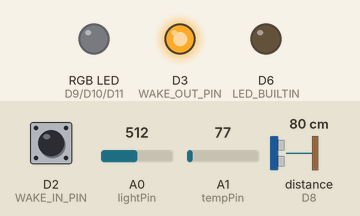
The sketch below on a simulated Arduino MKR. Shown: an RGB LED mixed from three pins (HIGH = lit), output pins drawn as LEDs (lit = HIGH). Wiring (inferred from the names in the program): ultrasonic range finder: trigger D12; echo D8. The test bench sets the inputs (shaded band); at power-on: distance to the obstacle (sensor on D8) 80 cm, A0 (lightPin) = 512, D2 (WAKE_IN_PIN) HIGH, A1 (tempPin) = 77 (analog values on the 0–1023 scale). The echo pulse lasts 58.3 µs per cm; dim RGB values are drawn brighter than linear; pins used as bus, display or sensor lines are not drawn.

Above: at 5.8 s.
5.9 s: distance to the obstacle (sensor on D8) set to 4 cm
11.9 s: distance to the obstacle (sensor on D8) set to 2 cm
At 16.4 s:
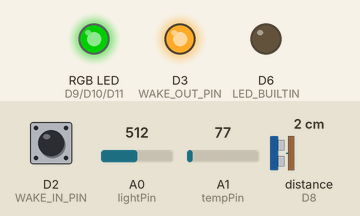
17.9 s: A0 (lightPin) set to 716
At 19.3 s:
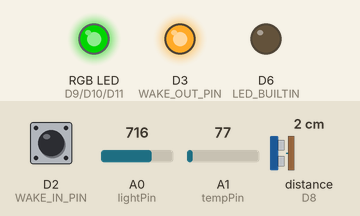
23.9 s: A0 (lightPin) set to 122
At 24.8 s:
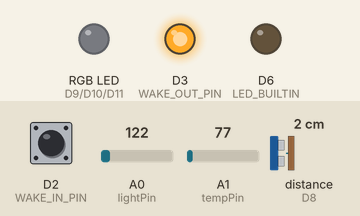
29.9 s: A0 (lightPin) set to 176
35.9 s: A0 (lightPin) set to 200
At 40.0 s:
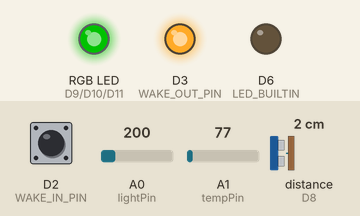
Timing chart, 0 to 41.5 s (numbered marks = the images above; inputs shaded):
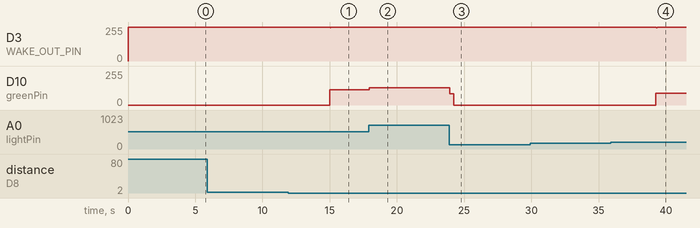

Measured:
- the behaviour switches between 3 and 2 cm on distance to the obstacle (sensor on D8) (found by bisection; images 0 and 1)
- the behaviour switches between 191 and 192 on A0 (lightPin) (found by bisection; images 3 and 4)
- after the input at 11.9 s, D3 (WAKE_OUT_PIN): 255/255 → 249/255 after 3.1 s, → 255/255 0.04 s later; D10 (greenPin): 0/255 → 114/255 after 3.1 s
- after the input at 17.9 s, D10 (greenPin): 114/255 → 130/255 at once
- after the input at 23.9 s, D10 (greenPin): 130/255 → 83/255 at once, → 0/255 0.30 s later
- after the input at 35.9 s, D3 (WAKE_OUT_PIN): 255/255 → 249/255 after 3.4 s, → 255/255 0.04 s later; D10 (greenPin): 0/255 → 89/255 after 3.4 s

The sketch:

Initial_SINGLENODE.ino
```cpp
/*-------------------------------------------------------------Libraries----------------------------------------------------------------------------------------------------*/

#include <ArduinoLowPower.h>

/*------------------------------------------LED/SENSOR Definitions & Variables----------------------------------------------------------------------------------------------*/
//RBG PINS and initalized color values
#define redPin 9
#define greenPin 10
#define bluePin 11
#define baseR 0
#define baseG 4095
#define baseB 0

//ULTRASONIC PINS/VARIABLES
#define trigPin 12
#define echoPin 8
#define MINDIST 0 //centimeters, hardcoded test values for prototype's sake
#define MAXDIST 10.0 //centimeters, hardcoded test values for prototype's sake

//PHOTORESISTOR PINS/VARIABLES
#define lightPin A0 //implicitly INPUT pin
int lightLevelADC = 0;
#define MINLIGHT .3 //hardcoded test values for prototype's sake
#define MAXLIGHT 4.5 //hardcoded test values for prototype's sake

//THERMISTOR PINS/VARIABLES
#define tempPin A1 //implicitly INPUT pin
int temperatureADC = 0;
#define MINTEMP 2.6 //hardcoded test values for prototype's sake
#define MAXTEMP 3.0 //hardcoded test values for prototype's sake

//sensor reading and normalization variables
struct sensorData{
  float distance;
  float lightLevel;
  float temperature;
};

sensorData currentData;

float distNorm;
float lightNorm;
float tempNorm;
#define distWeight .4 //adjust based on surrounding environment
#define lightWeight .4 //adjust based on surrounding environment
#define tempWeight .2 //adjust based on surrounding environment

/*-----------------------------------Sleep/State & Communication Definitions & Variables------------------------------------------------------------------------------------*/
//Sleep Mode VARIABLES
#define WAKEAVG_THRESHOLD .35
#define SLEEP_INTERVAL 5000
#define SLEEP_DELAY 300
#define WAKE_IN_PIN 2 //external interupt pin
#define WAKE_OUT_PIN 3 //send interrupts to neighbors
volatile boolean wakeFlag = false; //flag

//State variables
unsigned long belowThresholdStart = 0; //first low reading time
boolean SLEEP = true; //current state flag, initialized to true so the nodes default to an inactive state
float normalizedAvg; //final brightness variable
float localAvg; //local belief
float peerAvg; //peer belief
#define HIGH_COMMS_THRESHOLD .8 //value where very high readings from peers are weighed heavier in final state calculation
#define LOW_COMMS_THRESHOLD .2 //value where very low readings from peers are weighed lighter in final state calculation
#define EXTREME_COMMS_WEIGHT .75 //weight for peer belief when communicated value is extreme
#define GENERAL_COMMS_WEIGHT .5 //weight for peer belief for majority cases


//COMMUNICATION PINS/VARIABLES
#define START_BYTE 0xAA //byte to confirm communication is starting
#define AUTH_ID1 1 //the id of the prior node, must be changed per board
#define AUTH_ID2 3 //the id of the after node, must be changed per board
#define NODE_ID 2
volatile boolean newPacket = false;
boolean peerActive = false;

struct Packet{

  //this represents the on/off state of the node
  int currentState;

  //this represents the brightness of the node
  float LEDbrightness;

  //this represents the color of the node (work in progress)
  int RLEDcolor;
  int GLEDcolor;
  int BLEDcolor;
};

Packet rxPacket = {0, 0.00f, 0, 0, 0}; //this is the general format of the packet
Packet txPacket = {0, 0.00f, 0, 0, 0}; //this is the general format of the packet

/*---------------------------------------------------------Setup------------------------------------------------------------------------------------------------------------*/
void setup() {

  //communication intializations
  Serial1.begin(9600); //going to use a UART bus, since NANO 33 boards have just 1 set of RX/TX pins

  //LED/Sensor pins
  pinMode(redPin, OUTPUT);
  pinMode(greenPin, OUTPUT);
  pinMode(bluePin, OUTPUT);
  pinMode(trigPin, OUTPUT);
  pinMode(echoPin, INPUT);

  //disable on-board LED for power saving
  pinMode(LED_BUILTIN, OUTPUT);
  digitalWrite(LED_BUILTIN, LOW);

  //PWM initialization for LED brightness
  analogWriteResolution(12); //shouldn't really need but can be extra safe here
  analogReadResolution(12);

  //External Interrupt
  pinMode(WAKE_IN_PIN, INPUT_PULLUP);
  pinMode(WAKE_OUT_PIN, OUTPUT);
  attachInterrupt(digitalPinToInterrupt(WAKE_IN_PIN), wakeISR, FALLING);

}

/*------------------------------------------------------Sensor Readings & Local Belief--------------------------------------------------------------------------------------*/
/*Reads the ultrasonic sensor and converts the time of the pulse to distance of the object*/
float getDistanceCM() {

  // Insurance for clean trigger
  digitalWrite(trigPin, LOW);
  delayMicroseconds(2);

  // Trigger ultrasonic reading
  digitalWrite(trigPin, HIGH);
  delayMicroseconds(10);
  digitalWrite(trigPin, LOW);

  //Read echo pulse
  long duration = pulseIn(echoPin, HIGH, 580); // 580 microseconds timeout for ~10 CM range, this IS blocking, but for prototyping purposes I don't think it matters that much

  if (duration == 0) {

    return MAXDIST + 1; // no echo detected, no object seen in the sensors range

  }

  //math converting speed of sound in air (at room temperature, for more advanced stuff could have this value adjust based on temperature reading), to CM
  //CHATGPT sourced
  return (duration * 0.0343) / 2.0;

}

/*Reads photoresistor's voltage*/
float getLightLevel(){

  lightLevelADC = analogRead(lightPin);
  float lightLevelReading = lightLevelADC * (3.3/4095.0);
  return lightLevelReading;

}

/*Reads thermistor's voltage*/
float getTemperature(){

  temperatureADC = analogRead(tempPin);
  float temperatureReading = temperatureADC * (3.3/4095.0);
  return temperatureReading;

}

/*Read current time in millis*/
unsigned long getTime(){

  return millis();

}

float readSensors(){

  //read in measurements
  currentData.distance = getDistanceCM();
  currentData.lightLevel = getLightLevel();
  currentData.temperature = getTemperature();

  //normallize readings into one number scale
  distNorm = constrain((MAXDIST - currentData.distance) / (MAXDIST - MINDIST), 0.0, 1.0);
  lightNorm = constrain((currentData.lightLevel - MINLIGHT) / (MAXLIGHT - MINLIGHT), 0.0, 1.0);
  tempNorm = constrain((currentData.temperature - MINTEMP) / (MAXTEMP - MINTEMP), 0.0, 1.0);

  /*Once we have the normalized values, we can combine and adjust LED brightness accordingly, using  a
  weighted average of the readings, weights are adjustable based on conditions (maybe dynamically adjustable down the line?)*/
  localAvg = ( (distWeight * distNorm) + (lightWeight * lightNorm) + (tempWeight * tempNorm) );

  return localAvg;

}

/*---------------------------------------------Peer Belief & State Change---------------------------------------------------------------------------------------------------*/


/*use the packet information to generate a normalized value for the peer belief as well*/
float getBelief(){

  //check the value of the communicating node's state
  if(rxPacket.LEDbrightness > HIGH_COMMS_THRESHOLD || rxPacket.LEDbrightness < LOW_COMMS_THRESHOLD){

    peerAvg = (rxPacket.LEDbrightness * EXTREME_COMMS_WEIGHT);
    return peerAvg;

  }
  else{

    peerAvg = (rxPacket.LEDbrightness * GENERAL_COMMS_WEIGHT);
    return peerAvg;

  }

}

//create final state
void updateState(){

  //all weighing should be done prior to this...
  if(peerActive){

    normalizedAvg = (peerAvg + localAvg) / 2;

  }
  else{

    normalizedAvg = localAvg;

  }

  //shouldn't be needed but just to be sure
  normalizedAvg = constrain(normalizedAvg, 0.0, 1.0);

}

/*-------------------------------------------------------------Communication------------------------------------------------------------------------------------------------*/
void sendPacket(Packet p){

  //give neighbor a second to wake after interrupt sent
  digitalWrite(WAKE_OUT_PIN, LOW);
  delayMicroseconds(300);
  digitalWrite(WAKE_OUT_PIN, HIGH);

  //indicate communication needs to start
  Serial1.write(START_BYTE);

  //communicate the expected packet size
  Serial1.write(sizeof(Packet));

  //for identifying who sent the packet --> NODE_ID def up top has to be updated when uploading to each board
  Serial1.write(NODE_ID);

  //the actual packet data
  Serial1.write((uint8_t*)&p, sizeof(Packet));

  //checksum for verification/security
  uint8_t checksum = 0;
  uint8_t* bytes = (uint8_t*)&p;
  for(int i = 0; i < sizeof(Packet); i++){

    //using a XOR
    checksum ^= bytes[i];

  }

  //send the checksum
  Serial1.write(checksum);

}

//parses through a recieved packet
void checkPacket(){

  //variables for what the packet should include
  static uint8_t state = 0;
  static uint8_t length;
  static uint8_t senderID;
  static uint8_t buf[sizeof(Packet)];
  static int index = 0;
  static uint8_t checksum = 0;

  //if there is a packet in the bus
  while(Serial1.available()){

    //read in the next byte of the packet
    uint8_t byte = Serial1.read();

    switch (state){

      //starting byte
      case 0:
        if(byte == START_BYTE){

          state = 1;

        }
        break;

      //length section
      case 1:
        length = byte;
        if(length != sizeof(Packet)){

          //packet is the wrong size
          state = 0;

        }
        else{

          index = 0;
          checksum = 0;
          state = 2;

        }
        break;

      //id section
      case 2:
        senderID = byte;
        state = 3;
        break;

      //data itself
      case 3:
        buf[index++] = byte;
        checksum ^= byte;

        if(index >= length){

          //whole dataset recieved
          state = 4;

        }
        break;

      //checksum section
      case 4:
        if(byte == checksum && (senderID == AUTH_ID1 || senderID == AUTH_ID2)){

          //successfully read
          memcpy(&rxPacket, buf, sizeof(Packet));
          newPacket = true;

        }

        //reset
        state = 0;
        index = 0;
        checksum = 0;
        break;
    }
  }
}

/*-------------------------------------------------------------------Housekeeping-------------------------------------------------------------------------------------------*/
void sleepLED(){

  //explictily disable LED
  analogWrite(redPin, 0);
  analogWrite(greenPin, 0);
  analogWrite(bluePin, 0);

}

void wakeISR(){

  //update the wake flag, the board has been woken from UART
  wakeFlag = true;

}

/*----------------------------------------------------------------------Loop------------------------------------------------------------------------------------------------*/
void loop() {

  //insurance for peerAvg to not mess up local belief too bad
  peerAvg = 0;

  //check for neighbor communication
  checkPacket();

  //check if there is a new packet to recieve
  if(newPacket){
    //generate a belief of peer state
    if(rxPacket.currentState == 0){

      peerActive = false;
      peerAvg = 0;

    }
    else{

      peerActive = true;
      peerAvg = getBelief();

    }

    //reset the flag
    newPacket = false;

  }

  //read the sensors, generate a local belief of state
  localAvg = readSensors();

  //update the state
  updateState();

  //FSM
  if(SLEEP){

    //store the current communicated state
    txPacket.currentState = 0;

    //disable the LED explicitly
    sleepLED();

    //if the local sensors meet the threshold
    if(normalizedAvg > WAKEAVG_THRESHOLD){

      //update the current state
      txPacket.currentState = 1;

      //configure the current brightness
      txPacket.LEDbrightness = localAvg;

      //communicate to neighbors
      sendPacket(txPacket);

      //update sleep flag
      SLEEP = false;

    }
    else{

      //send a 'going to sleep' packet to avoid old states from playing a large impact on local belief of other nodes
      txPacket.currentState = 0;
      txPacket.LEDbrightness = 0.0f;
      sendPacket(txPacket);

      //go back to sleep
      LowPower.sleep(SLEEP_INTERVAL);

      if(wakeFlag){

        wakeFlag = false;
        checkPacket();

      }

      return;

    }
  }

  //node is active, check to see if it should be inactive
  if(localAvg <= WAKEAVG_THRESHOLD){

    //check for multiple lows, don't want super sensitive node
    if(belowThresholdStart == 0){

      //store time of first low
      belowThresholdStart = getTime();

    }
    //if its been long enough and the reading is still low, go back to sleep
    else if(getTime() - belowThresholdStart >= SLEEP_DELAY){

      //update the sleep flag
      SLEEP = true;

      //reset the threshold check
      belowThresholdStart = 0;

      //update current state
      txPacket.currentState = 0;

      //turn off the LED
      sleepLED();
      return;

    }
  }
  //reading was high
  else{

    //reset the low timer
    belowThresholdStart = 0;

  }

  //update stored packet state
  txPacket.currentState = 1;

  //update the stored brightness
  txPacket.LEDbrightness = normalizedAvg;

  //update the stored color, kind of a placeholder as well for now
  txPacket.RLEDcolor = baseR;
  txPacket.GLEDcolor = baseG;
  txPacket.BLEDcolor = baseB;

  //communicate with neighbors
  sendPacket(txPacket);

  //finally configure the LED
  analogWrite(redPin, baseR * normalizedAvg);
  analogWrite(greenPin, baseG * normalizedAvg);
  analogWrite(bluePin, baseB * normalizedAvg);
}
/*--------------------------------------------------------------------------------------------------------------------------------------------------------------------------*/
```
